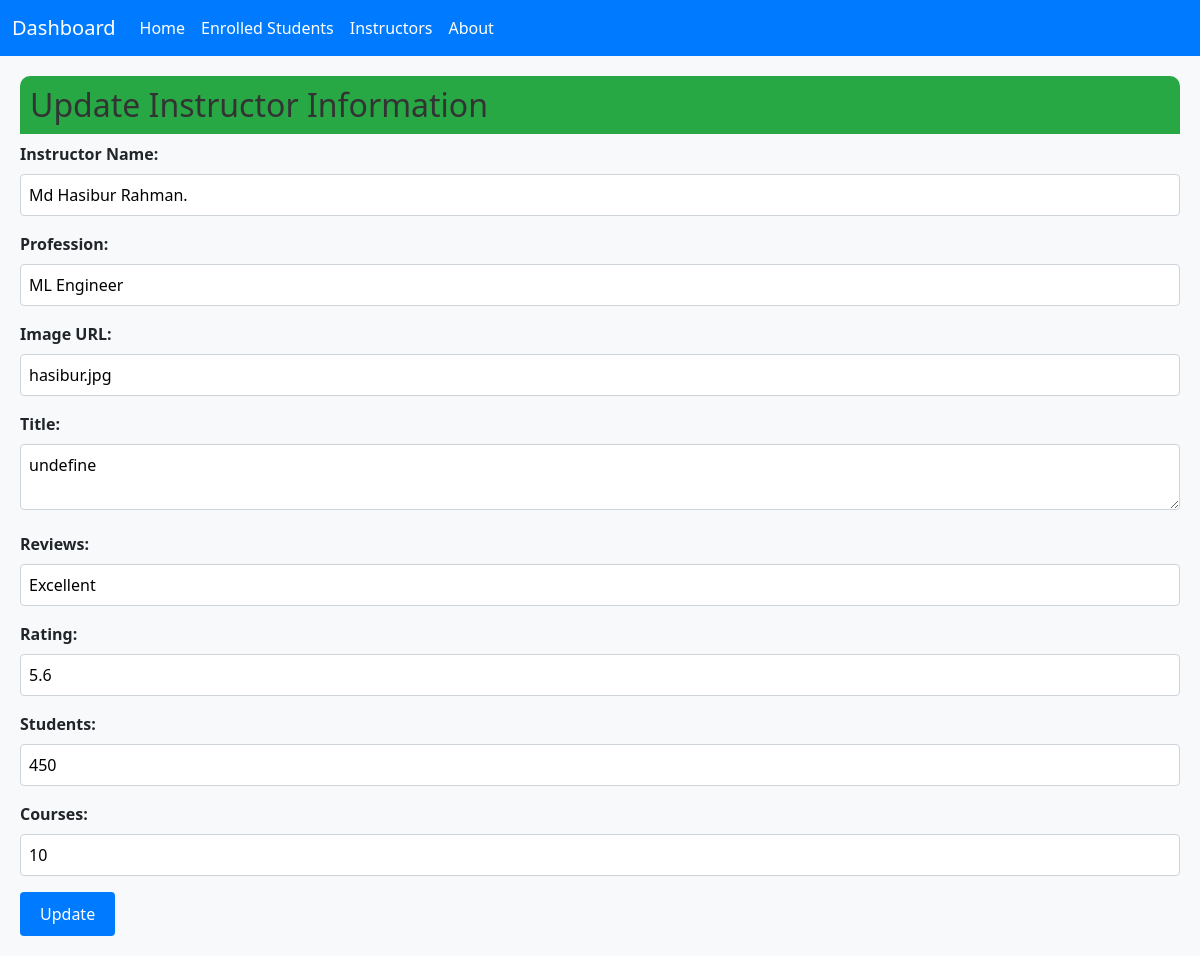
The page /update-instructor.php?id=2 on the database its author committed.
### tables this page shows
CREATE TABLE `instructors` (
  `id` int(11) NOT NULL,
  `name` varchar(255) NOT NULL,
  `profession` varchar(255) DEFAULT NULL,
  `image` varchar(255) DEFAULT NULL,
  `title` text DEFAULT NULL,
  `reviews` varchar(50) DEFAULT NULL,
  `rating` float DEFAULT NULL,
  `students` varchar(50) DEFAULT NULL,
  `courses` int(11) DEFAULT NULL
);

### update-instructor.php (the view, shortened to what this page needs)
<?php
include 'db.php';
if ($_SERVER["REQUEST_METHOD"] == "GET" && isset($_GET['id'])) {
    $id = $_GET['id'];
    $stmt = $conn->prepare("SELECT * FROM instructors WHERE id = ?");
    $stmt->bind_param("i", $id);
    $stmt->execute();
    $result = $stmt->get_result();
    if ($result->num_rows > 0) {
        $row = $result->fetch_assoc();
    } else {
        echo "Instructor not found.";
        exit;
    }
} else if ($_SERVER["REQUEST_METHOD"] == "POST" && isset($_POST['id'])) {
    $id = $_POST['id'];
    $instructor_name = $_POST['instructor_name'];
    $profession = $_POST['profession'];
    $instructor_image = $_POST['instructor_image'];
    $title = $_POST['title'];
    $instructor_reviews = $_POST['instructor_reviews'];
    $instructor_rating = $_POST['instructor_rating'];
    $instructor_students = $_POST['instructor_students'];
    $instructor_courses = $_POST['instructor_courses'];
    $stmt = $conn->prepare("UPDATE instructors SET name = ?, profession = ?, image = ?, title = ?, reviews = ?, rating = ?, students = ?, courses = ? WHERE id = ?");
    $stmt->bind_param("sssssdssi", $instructor_name, $profession, $instructor_image, $title, $instructor_reviews, $instructor_rating, $instructor_students, $instructor_courses, $id);
    if ($stmt->execute()) {
        echo "<script>
        alert('Enrollment updated successfully.');
        window.location.href = 'insert_instructor.php';
      </script>";
    } else {
        echo "Error: " . $stmt->error;
    }
    $stmt->close();
    $conn->close();
    exit;
} else {
    echo "Invalid request.";
    exit;
}
?>
<!DOCTYPE html>
<html lang="en">
<head>
    <link href="https://cdn.jsdelivr.net/npm/bootstrap@5.3.3/dist/css/bootstrap.min.css" rel="stylesheet">
</head>
<body>
    <nav class="navbar navbar-expand-lg navbar-dark">
        <div class="container-fluid">
            <a class="navbar-brand" href="#">Dashboard</a>
            <div class="collapse navbar-collapse" id="navbarNav">
                <ul class="navbar-nav">
                    <li class="nav-item"><a class="nav-link" href="admin.php">Home</a></li>
                    <li class="nav-item"><a class="nav-link" href="enroll-view.php">Enrolled Students</a></li>
                    <li class="nav-item"><a class="nav-link" href="instructor_view.php">Instructors</a></li>
                    <li class="nav-item"><a class="nav-link" href="#">About</a></li>
                </ul>
            </div>
        </div>
    </nav>
    <div class="form-section">
        <h2>Update Instructor Information</h2>
        <form action="update-instructor.php" method="post">
            <label for="instructor_name">Instructor Name:</label>
            <input type="text" id="instructor_name" name="instructor_name" value="<?php echo $row['name']; ?>" required><br>
            <label for="profession">Profession:</label>
            <input type="text" id="profession" name="profession" value="<?php echo $row['profession']; ?>" required><br>
            <label for="instructor_image">Image URL:</label>
            <input type="text" id="instructor_image" name="instructor_image" value="<?php echo $row['image']; ?>" required><br>
            <label for="title">Title:</label>
            <textarea id="title" name="title" required><?php echo $row['title']; ?></textarea><br>
            <label for="instructor_reviews">Reviews:</label>
            <input type="text" id="instructor_reviews" name="instructor_reviews" value="<?php echo $row['reviews']; ?>" required><br>
            <label for="instructor_rating">Rating:</label>
            <input type="number" step="0.1" id="instructor_rating" name="instructor_rating" value="<?php echo $row['rating']; ?>" required><br>
            <label for="instructor_students">Students:</label>
            <input type="text" id="instructor_students" name="instructor_students" value="<?php echo $row['students']; ?>" required><br>
            <label for="instructor_courses">Courses:</label>
            <input type="number" id="instructor_courses" name="instructor_courses" value="<?php echo $row['courses']; ?>" required><br>
            <input type="submit" class="btn" value="Update">
        </form>
    </div>
</body>
</html>

### update-instructor.php (style rules this page uses)
.navbar { background-color: #007bff; }
.navbar-brand, .navbar-nav .nav-link { color: #ffffff; }
body { background-color: #f8f9fa; }
.form-section { width: 100%; padding: 20px; }
h2 { color: #333333; padding: 10px; background-color: #28a745; margin-top: 0; border-top-left-radius: 10px; border-top-right-radius: 10px; }
label { font-weight: bold; margin-bottom: 0.5rem; }
input[type="text"], input[type="number"], textarea { width: 100%; padding: 8px; margin-bottom: 1rem; border: 1px solid #ced4da; border-radius: 4px; box-sizing: border-box; }
input[type="submit"] { background-color: #007bff; color: #ffffff; border: none; border-radius: 4px; padding: 10px 20px; cursor: pointer; }

### rows shown on the page
instructors: instructor_name "Md Hasibur Rahman.", profession "ML Engineer", instructor_image "hasibur.jpg", title "undefine", instructor_reviews "Excellent", instructor_rating "5.6", instructor_students "450", instructor_courses "10"
